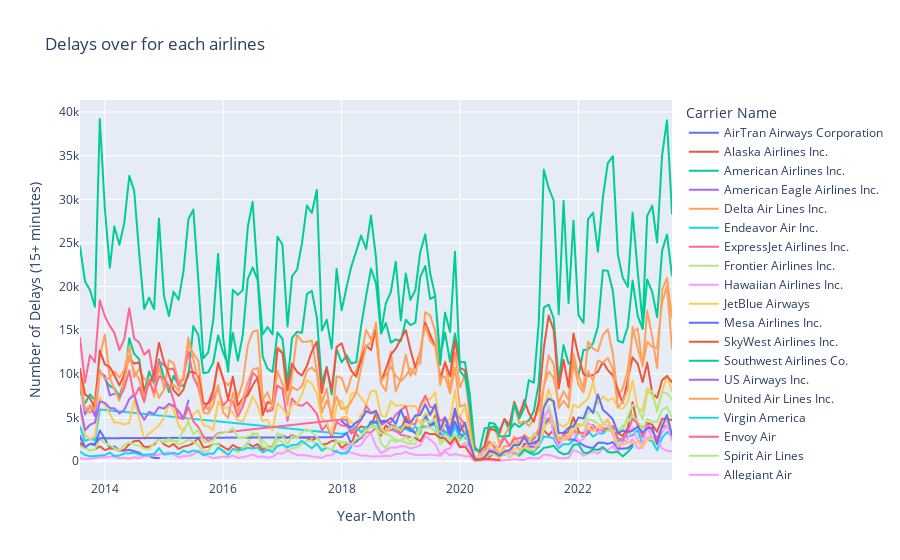

The notebook cell saved with this chart:
### Markdown cell above
### Delays Over Time by Carrier

Here we groups the dataset by `year_month` and `carrier_name`, summing the number of delays (`arr_del15`) greater than 15 minutes for each carrier per month. The result is plotted to show the trend of delays over time for each airline.

### Code cell
delays_by_carrier = df.groupby(['year_month', 'carrier_name'])['arr_del15'].sum().reset_index()

fig = px.line(delays_by_carrier, x='year_month', y='arr_del15', color='carrier_name', 
              title='Delays over for each airlines',
              labels={'year_month': 'Year-Month', 'arr_del15': 'Number of Delays (15+ minutes)', 'carrier_name': 'Carrier Name'})

fig.show()
